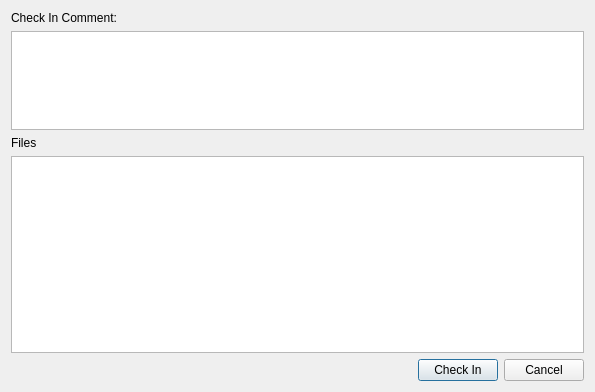
<?xml version="1.0" encoding="UTF-8"?>
<ui version="4.0">
 <class>CheckInDialog</class>
 <widget class="QDialog" name="CheckInDialog">
  <property name="geometry">
   <rect>
    <x>0</x>
    <y>0</y>
    <width>595</width>
    <height>392</height>
   </rect>
  </property>
  <property name="windowTitle">
   <string>Check In File(s)</string>
  </property>
  <property name="locale">
   <locale language="English" country="UnitedStates"/>
  </property>
  <property name="modal">
   <bool>true</bool>
  </property>
  <layout class="QVBoxLayout" name="verticalLayout">
   <item>
    <layout class="QVBoxLayout" name="verticalLayout_2" stretch="0,1,0,2,0">
     <item>
      <widget class="QLabel" name="label">
       <property name="text">
        <string>Check In Comment:</string>
       </property>
      </widget>
     </item>
     <item>
      <widget class="QPlainTextEdit" name="commentEdit"/>
     </item>
     <item>
      <widget class="QLabel" name="label_2">
       <property name="text">
        <string>Files</string>
       </property>
      </widget>
     </item>
     <item>
      <widget class="QTextEdit" name="fileListEditBox"/>
     </item>
     <item>
      <layout class="QHBoxLayout" name="horizontalLayout">
       <item>
        <spacer name="horizontalSpacer">
         <property name="orientation">
          <enum>Qt::Horizontal</enum>
         </property>
         <property name="sizeHint" stdset="0">
          <size>
           <width>40</width>
           <height>20</height>
          </size>
         </property>
        </spacer>
       </item>
       <item>
        <widget class="QPushButton" name="checkInButton">
         <property name="locale">
          <locale language="English" country="UnitedStates"/>
         </property>
         <property name="text">
          <string>Check In</string>
         </property>
         <property name="default">
          <bool>true</bool>
         </property>
        </widget>
       </item>
       <item>
        <widget class="QPushButton" name="cancelButton">
         <property name="text">
          <string>Cancel</string>
         </property>
        </widget>
       </item>
      </layout>
     </item>
    </layout>
   </item>
  </layout>
 </widget>
 <tabstops>
  <tabstop>commentEdit</tabstop>
  <tabstop>fileListEditBox</tabstop>
  <tabstop>checkInButton</tabstop>
  <tabstop>cancelButton</tabstop>
 </tabstops>
 <resources/>
 <connections/>
</ui>
